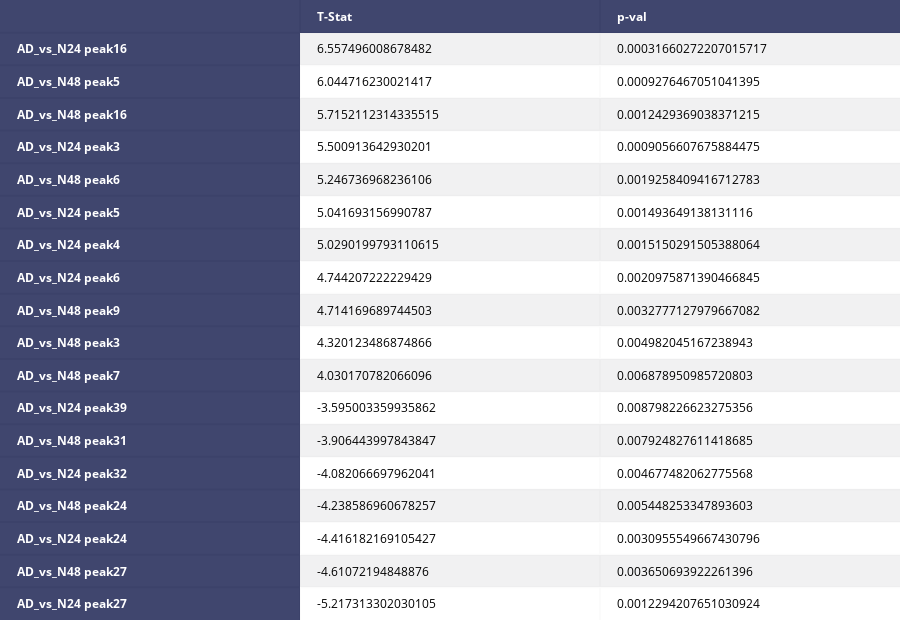

Notebook cell for this chart:
### Code cell
# show t-test results
tests_matrix = prepare_matrix(results, True)
twosample_table = FF.create_table(tests_matrix, index=True)
plotly.offline.iplot(twosample_table, filename='T-test results')

### Figure 1 — Plotly figure (JSON) as saved in the notebook; plotly's stock layout.template omitted (floating-point values rounded to 4 significant figures)
{"data": [{"colorscale": [[0, "#00083e"], [0.5, "#ededee"], [1, "#ffffff"]], "hoverinfo": "none", "opacity": 0.75, "showscale": false, "type": "heatmap", "uid": "69eee4d2-a085-11e8-afeb-008cfa48cbd6", "z": [[0, 0, 0], [0, 0.5, 0.5], [0, 1, 1], [0, 0.5, 0.5], [0, 1, 1], [0, 0.5, 0.5], [0, 1, 1], [0, 0.5, 0.5], [0, 1, 1], [0, 0.5, 0.5], [0, 1, 1], [0, 0.5, 0.5], [0, 1, 1], [0, 0.5, 0.5], [0, 1, 1], [0, 0.5, 0.5], [0, 1, 1], [0, 0.5, 0.5], [0, 1, 1]]}], "layout": {"annotations": [{"align": "left", "font": {"color": "#ffffff"}, "showarrow": false, "text": "<b></b>", "x": -0.45, "xanchor": "left", "xref": "x", "y": 0, "yref": "y"}, {"align": "left", "font": {"color": "#ffffff"}, "showarrow": false, "text": "<b>T-Stat</b>", "x": 0.55, "xanchor": "left", "xref": "x", "y": 0, "yref": "y"}, {"align": "left", "font": {"color": "#ffffff"}, "showarrow": false, "text": "<b>p-val</b>", "x": 1.55, "xanchor": "left", "xref": "x", "y": 0, "yref": "y"}, {"align": "left", "font": {"color": "#ffffff"}, "showarrow": false, "text": "<b>AD_vs_N24 peak16</b>", "x": -0.45, "xanchor": "left", "xref": "x", "y": 1, "yref": "y"}, {"align": "left", "font": {"color": "#000000"}, "showarrow": false, "text": "6.557496008678482", "x": 0.55, "xanchor": "left", "xref": "x", "y": 1, "yref": "y"}, {"align": "left", "font": {"color": "#000000"}, "showarrow": false, "text": "0.00031660272207015717", "x": 1.55, "xanchor": "left", "xref": "x", "y": 1, "yref": "y"}, {"align": "left", "font": {"color": "#ffffff"}, "showarrow": false, "text": "<b>AD_vs_N48 peak5</b>", "x": -0.45, "xanchor": "left", "xref": "x", "y": 2, "yref": "y"}, {"align": "left", "font": {"color": "#000000"}, "showarrow": false, "text": "6.044716230021417", "x": 0.55, "xanchor": "left", "xref": "x", "y": 2, "yref": "y"}, {"align": "left", "font": {"color": "#000000"}, "showarrow": false, "text": "0.0009276467051041395", "x": 1.55, "xanchor": "left", "xref": "x", "y": 2, "yref": "y"}, {"align": "left", "font": {"color": "#ffffff"}, "showarrow": false, "text": "<b>AD_vs_N48 peak16</b>", "x": -0.45, "xanchor": "left", "xref": "x", "y": 3, "yref": "y"}, {"align": "left", "font": {"color": "#000000"}, "showarrow": false, "text": "5.7152112314335515", "x": 0.55, "xanchor": "left", "xref": "x", "y": 3, "yref": "y"}, {"align": "left", "font": {"color": "#000000"}, "showarrow": false, "text": "0.0012429369038371215", "x": 1.55, "xanchor": "left", "xref": "x", "y": 3, "yref": "y"}, {"align": "left", "font": {"color": "#ffffff"}, "showarrow": false, "text": "<b>AD_vs_N24 peak3</b>", "x": -0.45, "xanchor": "left", "xref": "x", "y": 4, "yref": "y"}, {"align": "left", "font": {"color": "#000000"}, "showarrow": false, "text": "5.500913642930201", "x": 0.55, "xanchor": "left", "xref": "x", "y": 4, "yref": "y"}, {"align": "left", "font": {"color": "#000000"}, "showarrow": false, "text": "0.0009056607675884475", "x": 1.55, "xanchor": "left", "xref": "x", "y": 4, "yref": "y"}, {"align": "left", "font": {"color": "#ffffff"}, "showarrow": false, "text": "<b>AD_vs_N48 peak6</b>", "x": -0.45, "xanchor": "left", "xref": "x", "y": 5, "yref": "y"}, {"align": "left", "font": {"color": "#000000"}, "showarrow": false, "text": "5.246736968236106", "x": 0.55, "xanchor": "left", "xref": "x", "y": 5, "yref": "y"}, {"align": "left", "font": {"color": "#000000"}, "showarrow": false, "text": "0.0019258409416712783", "x": 1.55, "xanchor": "left", "xref": "x", "y": 5, "yref": "y"}, {"align": "left", "font": {"color": "#ffffff"}, "showarrow": false, "text": "<b>AD_vs_N24 peak5</b>", "x": -0.45, "xanchor": "left", "xref": "x", "y": 6, "yref": "y"}, {"align": "left", "font": {"color": "#000000"}, "showarrow": false, "text": "5.041693156990787", "x": 0.55, "xanchor": "left", "xref": "x", "y": 6, "yref": "y"}, {"align": "left", "font": {"color": "#000000"}, "showarrow": false, "text": "0.001493649138131116", "x": 1.55, "xanchor": "left", "xref": "x", "y": 6, "yref": "y"}, {"align": "left", "font": {"color": "#ffffff"}, "showarrow": false, "text": "<b>AD_vs_N24 peak4</b>", "x": -0.45, "xanchor": "left", "xref": "x", "y": 7, "yref": "y"}, {"align": "left", "font": {"color": "#000000"}, "showarrow": false, "text": "5.0290199793110615", "x": 0.55, "xanchor": "left", "xref": "x", "y": 7, "yref": "y"}, {"align": "left", "font": {"color": "#000000"}, "showarrow": false, "text": "0.0015150291505388064", "x": 1.55, "xanchor": "left", "xref": "x", "y": 7, "yref": "y"}, {"align": "left", "font": {"color": "#ffffff"}, "showarrow": false, "text": "<b>AD_vs_N24 peak6</b>", "x": -0.45, "xanchor": "left", "xref": "x", "y": 8, "yref": "y"}, {"align": "left", "font": {"color": "#000000"}, "showarrow": false, "text": "4.744207222229429", "x": 0.55, "xanchor": "left", "xref": "x", "y": 8, "yref": "y"}, {"align": "left", "font": {"color": "#000000"}, "showarrow": false, "text": "0.0020975871390466845", "x": 1.55, "xanchor": "left", "xref": "x", "y": 8, "yref": "y"}, {"align": "left", "font": {"color": "#ffffff"}, "showarrow": false, "text": "<b>AD_vs_N48 peak9</b>", "x": -0.45, "xanchor": "left", "xref": "x", "y": 9, "yref": "y"}, {"align": "left", "font": {"color": "#000000"}, "showarrow": false, "text": "4.714169689744503", "x": 0.55, "xanchor": "left", "xref": "x", "y": 9, "yref": "y"}, {"align": "left", "font": {"color": "#000000"}, "showarrow": false, "text": "0.0032777127979667082", "x": 1.55, "xanchor": "left", "xref": "x", "y": 9, "yref": "y"}, {"align": "left", "font": {"color": "#ffffff"}, "showarrow": false, "text": "<b>AD_vs_N48 peak3</b>", "x": -0.45, "xanchor": "left", "xref": "x", "y": 10, "yref": "y"}, {"align": "left", "font": {"color": "#000000"}, "showarrow": false, "text": "4.320123486874866", "x": 0.55, "xanchor": "left", "xref": "x", "y": 10, "yref": "y"}, {"align": "left", "font": {"color": "#000000"}, "showarrow": false, "text": "0.004982045167238943", "x": 1.55, "xanchor": "left", "xref": "x", "y": 10, "yref": "y"}, {"align": "left", "font": {"color": "#ffffff"}, "showarrow": false, "text": "<b>AD_vs_N48 peak7</b>", "x": -0.45, "xanchor": "left", "xref": "x", "y": 11, "yref": "y"}, {"align": "left", "font": {"color": "#000000"}, "showarrow": false, "text": "4.030170782066096", "x": 0.55, "xanchor": "left", "xref": "x", "y": 11, "yref": "y"}, {"align": "left", "font": {"color": "#000000"}, "showarrow": false, "text": "0.006878950985720803", "x": 1.55, "xanchor": "left", "xref": "x", "y": 11, "yref": "y"}, {"align": "left", "font": {"color": "#ffffff"}, "showarrow": false, "text": "<b>AD_vs_N24 peak39</b>", "x": -0.45, "xanchor": "left", "xref": "x", "y": 12, "yref": "y"}, {"align": "left", "font": {"color": "#000000"}, "showarrow": false, "text": "-3.595003359935862", "x": 0.55, "xanchor": "left", "xref": "x", "y": 12, "yref": "y"}, {"align": "left", "font": {"color": "#000000"}, "showarrow": false, "text": "0.008798226623275356", "x": 1.55, "xanchor": "left", "xref": "x", "y": 12, "yref": "y"}, {"align": "left", "font": {"color": "#ffffff"}, "showarrow": false, "text": "<b>AD_vs_N48 peak31</b>", "x": -0.45, "xanchor": "left", "xref": "x", "y": 13, "yref": "y"}, {"align": "left", "font": {"color": "#000000"}, "showarrow": false, "text": "-3.906443997843847", "x": 0.55, "xanchor": "left", "xref": "x", "y": 13, "yref": "y"}, {"align": "left", "font": {"color": "#000000"}, "showarrow": false, "text": "0.007924827611418685", "x": 1.55, "xanchor": "left", "xref": "x", "y": 13, "yref": "y"}, {"align": "left", "font": {"color": "#ffffff"}, "showarrow": false, "text": "<b>AD_vs_N24 peak32</b>", "x": -0.45, "xanchor": "left", "xref": "x", "y": 14, "yref": "y"}, {"align": "left", "font": {"color": "#000000"}, "showarrow": false, "text": "-4.082066697962041", "x": 0.55, "xanchor": "left", "xref": "x", "y": 14, "yref": "y"}, {"align": "left", "font": {"color": "#000000"}, "showarrow": false, "text": "0.004677482062775568", "x": 1.55, "xanchor": "left", "xref": "x", "y": 14, "yref": "y"}, {"align": "left", "font": {"color": "#ffffff"}, "showarrow": false, "text": "<b>AD_vs_N48 peak24</b>", "x": -0.45, "xanchor": "left", "xref": "x", "y": 15, "yref": "y"}, {"align": "left", "font": {"color": "#000000"}, "showarrow": false, "text": "-4.238586960678257", "x": 0.55, "xanchor": "left", "xref": "x", "y": 15, "yref": "y"}, {"align": "left", "font": {"color": "#000000"}, "showarrow": false, "text": "0.005448253347893603", "x": 1.55, "xanchor": "left", "xref": "x", "y": 15, "yref": "y"}, {"align": "left", "font": {"color": "#ffffff"}, "showarrow": false, "text": "<b>AD_vs_N24 peak24</b>", "x": -0.45, "xanchor": "left", "xref": "x", "y": 16, "yref": "y"}, {"align": "left", "font": {"color": "#000000"}, "showarrow": false, "text": "-4.416182169105427", "x": 0.55, "xanchor": "left", "xref": "x", "y": 16, "yref": "y"}, {"align": "left", "font": {"color": "#000000"}, "showarrow": false, "text": "0.0030955549667430796", "x": 1.55, "xanchor": "left", "xref": "x", "y": 16, "yref": "y"}, {"align": "left", "font": {"color": "#ffffff"}, "showarrow": false, "text": "<b>AD_vs_N48 peak27</b>", "x": -0.45, "xanchor": "left", "xref": "x", "y": 17, "yref": "y"}, {"align": "left", "font": {"color": "#000000"}, "showarrow": false, "text": "-4.61072194848876", "x": 0.55, "xanchor": "left", "xref": "x", "y": 17, "yref": "y"}, {"align": "left", "font": {"color": "#000000"}, "showarrow": false, "text": "0.003650693922261396", "x": 1.55, "xanchor": "left", "xref": "x", "y": 17, "yref": "y"}, {"align": "left", "font": {"color": "#ffffff"}, "showarrow": false, "text": "<b>AD_vs_N24 peak27</b>", "x": -0.45, "xanchor": "left", "xref": "x", "y": 18, "yref": "y"}, {"align": "left", "font": {"color": "#000000"}, "showarrow": false, "text": "-5.217313302030105", "x": 0.55, "xanchor": "left", "xref": "x", "y": 18, "yref": "y"}, {"align": "left", "font": {"color": "#000000"}, "showarrow": false, "text": "0.0012294207651030924", "x": 1.55, "xanchor": "left", "xref": "x", "y": 18, "yref": "y"}], "height": 620, "margin": {"b": 0, "l": 0, "r": 0, "t": 0}, "xaxis": {"dtick": 1, "gridwidth": 2, "showticklabels": false, "tick0": -0.5, "ticks": "", "zeroline": false}, "yaxis": {"autorange": "reversed", "dtick": 1, "gridwidth": 2, "showticklabels": false, "tick0": 0.5, "ticks": "", "zeroline": false}}}
